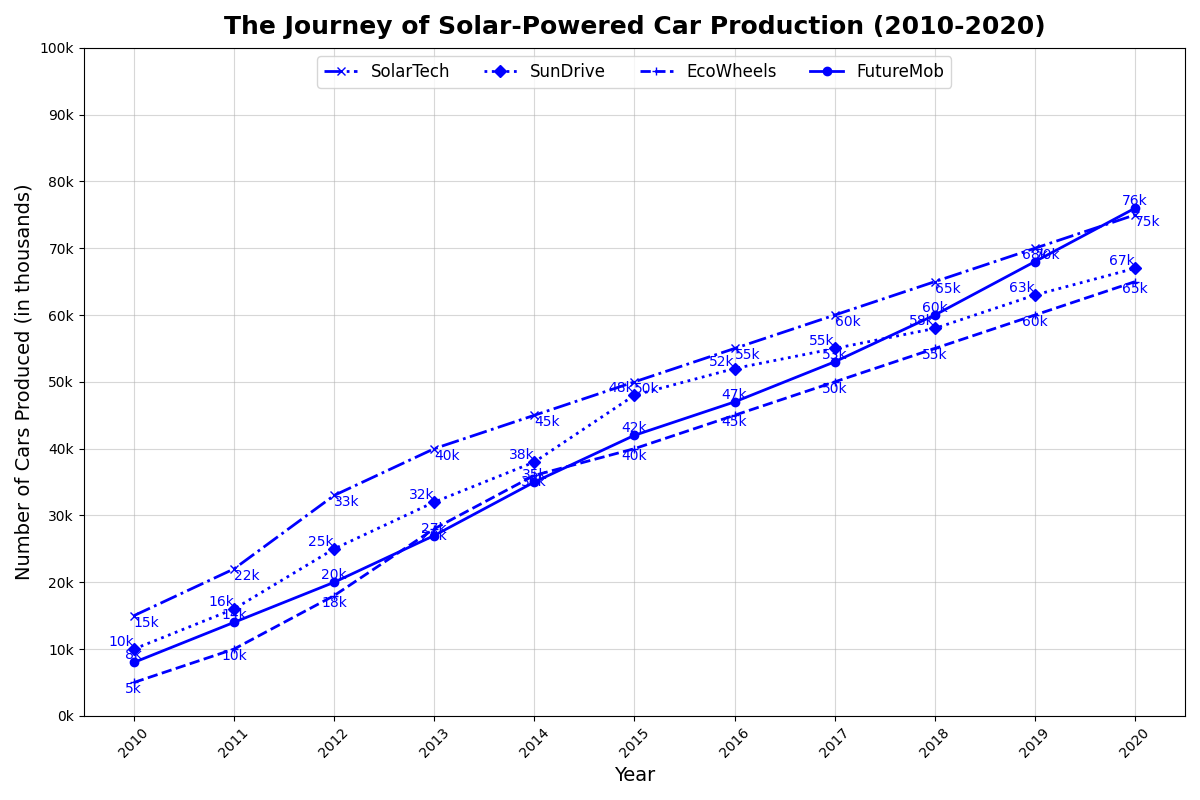

Reproduce this figure in Python.
import matplotlib.pyplot as plt
import numpy as np

years = np.arange(2010, 2021)
solartech_production = [15, 22, 33, 40, 45, 50, 55, 60, 65, 70, 75]
sundrive_production = [10, 16, 25, 32, 38, 48, 52, 55, 58, 63, 67]
ecowheels_production = [5, 10, 18, 28, 36, 40, 45, 50, 55, 60, 65]
futuremob_production = [8, 14, 20, 27, 35, 42, 47, 53, 60, 68, 76]

fig, ax = plt.subplots(figsize=(12, 8))

ax.plot(years, solartech_production, label='SolarTech', marker='x', linestyle='-.', linewidth=2, color='blue')
ax.plot(years, sundrive_production, label='SunDrive', marker='D', linestyle=':', linewidth=2, color='blue')
ax.plot(years, ecowheels_production, label='EcoWheels', marker='+', linestyle='--', linewidth=2, color='blue')
ax.plot(years, futuremob_production, label='FutureMob', marker='o', linestyle='-', linewidth=2, color='blue')

ax.set_title("The Journey of Solar-Powered Car Production (2010-2020)", fontsize=18, weight='bold', pad=10)
ax.set_xlabel("Year", fontsize=14)
ax.set_ylabel("Number of Cars Produced (in thousands)", fontsize=14)

ax.set_xticks(years)
ax.set_xticklabels(years, rotation=45)
ax.set_yticks(np.arange(0, 101, 10))
ax.set_yticklabels([f'{i}k' for i in range(0, 101, 10)])

ax.grid(True, linestyle='-', alpha=0.5)

ax.legend(loc='upper center', fontsize=12, frameon=True, shadow=False, ncol=4)

for i in range(len(years)):
    ax.text(years[i], solartech_production[i], f"{solartech_production[i]}k", ha='left', va='top', fontsize=10, color='blue')
    ax.text(years[i], sundrive_production[i], f"{sundrive_production[i]}k", ha='right', va='bottom', fontsize=10, color='blue')
    ax.text(years[i], ecowheels_production[i], f"{ecowheels_production[i]}k", ha='center', va='top', fontsize=10, color='blue')
    ax.text(years[i], futuremob_production[i], f"{futuremob_production[i]}k", ha='center', va='bottom', fontsize=10, color='blue')

plt.tight_layout()
plt.show()
